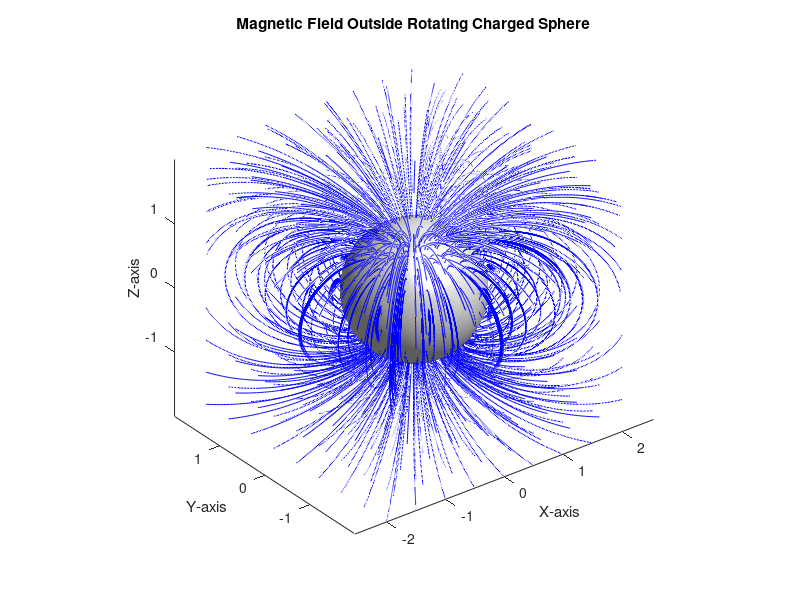

The MATLAB source for this figure:
radius = 1;                 
charge_density = 1;         
omega = 1;                  

[X, Y, Z] = meshgrid(-2:0.2:2, -2:0.2:2, -2:0.2:2);

% Magnetic field calculation using Biot-Savart law
mu_0 = 4 * pi * 1e-7;  
B = zeros(size(X, 1), size(X, 2), size(X, 3), 3);
for theta = 0:pi/36:2*pi
    for phi = 0:pi/18:pi
        r_prime = [radius * sin(phi) * cos(theta), radius * sin(phi) * sin(theta), radius * cos(phi)];
        
        dl = radius * sin(phi) * (omega * [-sin(theta), cos(theta), 0]);
        
        r_obs = cat(4, X - r_prime(1), Y - r_prime(2), Z - r_prime(3));
        
        r = sqrt(sum(r_obs.^2, 4));
        
        cross_prod = zeros(size(X, 1), size(X, 2), size(X, 3), 3);
        for i = 1:3
            cross_prod(:,:,:,i) = dl(2) * r_obs(:,:,:,3) - dl(3) * r_obs(:,:,:,2);
        end
        cross_prod(:,:,:,2) = dl(3) * r_obs(:,:,:,1) - dl(1) * r_obs(:,:,:,3);
        cross_prod(:,:,:,3) = dl(1) * r_obs(:,:,:,2) - dl(2) * r_obs(:,:,:,1);
        
        dB = (mu_0 / (4 * pi)) * (cross_prod ./ (r.^3));
        
        B = B + dB;
    end
end

theta_sphere = 0:pi/36:2*pi;
phi_sphere = 0:pi/18:pi;
[theta_grid, phi_grid] = meshgrid(theta_sphere, phi_sphere);

% Add sphere to represent the shell
[x_sphere, y_sphere, z_sphere] = sphere(500);  % Adjust resolution
hold on;
surf(x_sphere, y_sphere, z_sphere, 'FaceAlpha', 1, 'EdgeColor', 'none');


[x_stream, y_stream, z_stream] = meshgrid(-2:0.5:2, -2:0.5:2, -2:0.5:2);

% Plot magnetic field lines
streamline(X, Y, Z, B(:,:,:,1), B(:,:,:,2), B(:,:,:,3), x_stream, y_stream, z_stream);

colormap('white');
set(gca, 'Color', 'black');

title('Magnetic Field Outside Rotating Charged Sphere');
xlabel('X-axis');
ylabel('Y-axis');
zlabel('Z-axis');
axis equal;
view(3);
camlight;
hold off;
